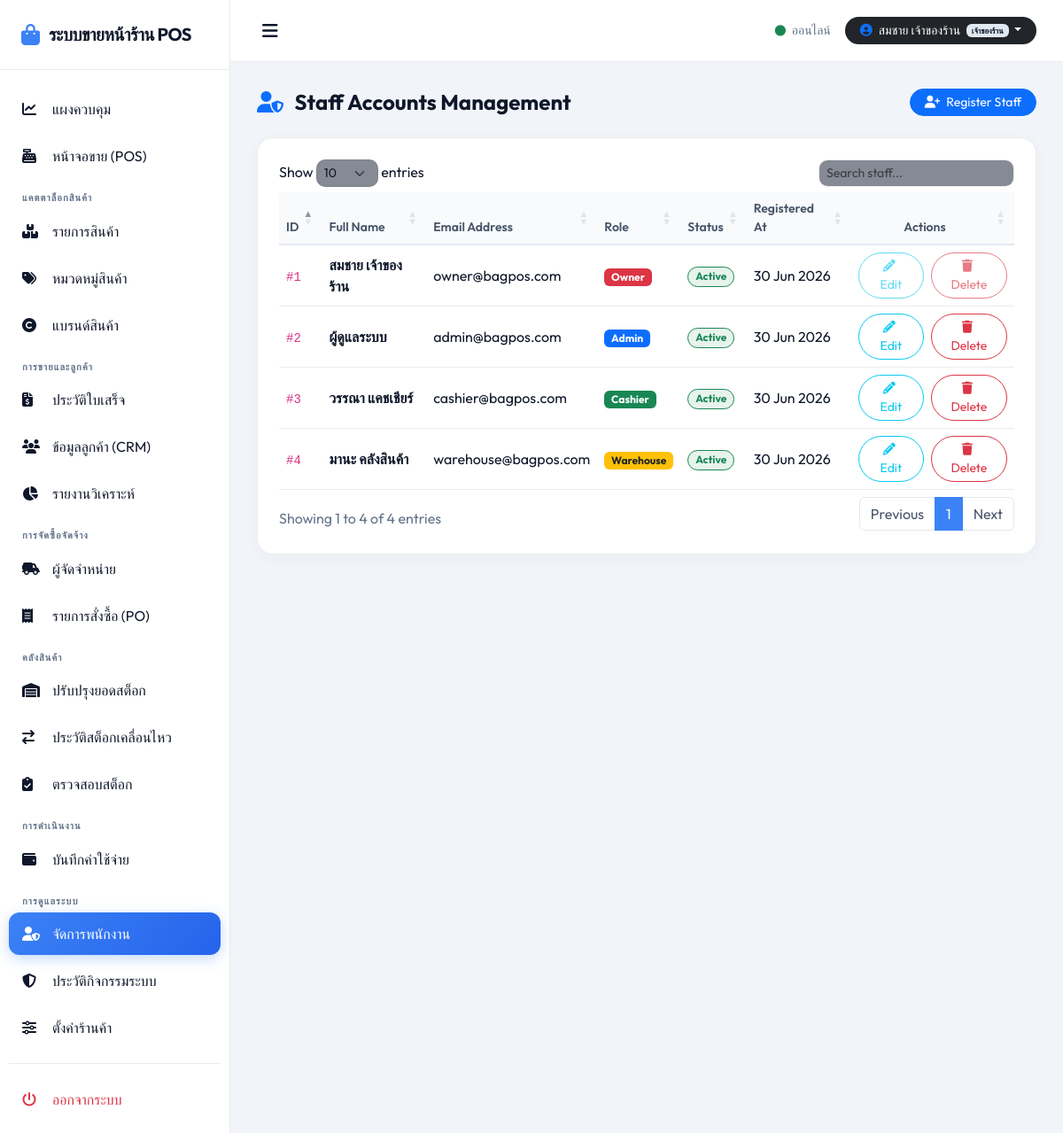
The app's page /users (signed in) with its own data.
### tables this page shows
CREATE TABLE `users` (
    `id` INT AUTO_INCREMENT PRIMARY KEY,
    `name` VARCHAR(100) NOT NULL,
    `email` VARCHAR(100) NOT NULL UNIQUE,
    `password` VARCHAR(255) NOT NULL,
    `role_id` INT NOT NULL,
    `status` ENUM('Active', 'Inactive') DEFAULT 'Active',
    `remember_token` VARCHAR(100) NULL,
    `created_at` TIMESTAMP DEFAULT CURRENT_TIMESTAMP,
    `updated_at` TIMESTAMP DEFAULT CURRENT_TIMESTAMP ON UPDATE CURRENT_TIMESTAMP,
    FOREIGN KEY (`role_id`) REFERENCES `roles` (`id`)
);

CREATE TABLE `roles` (
    `id` INT AUTO_INCREMENT PRIMARY KEY,
    `name` VARCHAR(50) NOT NULL UNIQUE,
    `description` VARCHAR(255) NULL,
    `created_at` TIMESTAMP DEFAULT CURRENT_TIMESTAMP
);

### app/Core/Controller.php (called while the page is built, shortened)
<?php
class Controller {
    protected function view(string $view, array $params = [], string $layout = 'main'): void {
        $response = new Response();
        $response->renderView($view, $params, $layout);
    }
}

### app/Controllers/UserController.php (called while the page is built, shortened)
<?php
class UserController extends Controller {
    protected UserService $userService;
    public function __construct() {
        $this->userService = new UserService();
    }
    public function index(Request $request, Response $response): void {
        $users = $this->userService->getUsers();
        $roles = $this->userService->getRoles();
        $this->view('users/index', [
            'users' => $users,
            'roles' => $roles
        ]);
    }
}

### public/index.php (called while the page is built, shortened)
<?php
$request = new Request();
$response = new Response();
$router = new Router($request, $response);
$auth = App\Middleware\AuthMiddleware::class;
$csrf = App\Middleware\CsrfMiddleware::class;
$router->get('/login', [App\Controllers\AuthController::class, 'loginView']);
$router->post('/login', [App\Controllers\AuthController::class, 'login']);
$router->get('/logout', [App\Controllers\AuthController::class, 'logout']);
$router->get('/', [App\Controllers\DashboardController::class, 'index'], [$auth]);
$router->get('/api/dashboard/stats', [App\Controllers\DashboardController::class, 'getStats'], [$auth]);
$router->get('/categories', [App\Controllers\CategoryController::class, 'index'], [$auth]);
$router->post('/categories/create', [App\Controllers\CategoryController::class, 'create'], [$auth, $csrf]);
$router->post('/categories/update/{id}', [App\Controllers\CategoryController::class, 'update'], [$auth, $csrf]);
$router->post('/categories/delete/{id}', [App\Controllers\CategoryController::class, 'delete'], [$auth, $csrf]);
$router->get('/brands', [App\Controllers\BrandController::class, 'index'], [$auth]);
$router->post('/brands/create', [App\Controllers\BrandController::class, 'create'], [$auth, $csrf]);
$router->post('/brands/update/{id}', [App\Controllers\BrandController::class, 'update'], [$auth, $csrf]);
$router->post('/brands/delete/{id}', [App\Controllers\BrandController::class, 'delete'], [$auth, $csrf]);
$router->get('/products', [App\Controllers\ProductController::class, 'index'], [$auth]);
$router->get('/products/create', [App\Controllers\ProductController::class, 'createView'], [$auth]);
$router->post('/products/create', [App\Controllers\ProductController::class, 'create'], [$auth, $csrf]);
$router->get('/products/edit/{id}', [App\Controllers\ProductController::class, 'editView'], [$auth]);
$router->post('/products/update/{id}', [App\Controllers\ProductController::class, 'update'], [$auth, $csrf]);
$router->post('/products/delete/{id}', [App\Controllers\ProductController::class, 'delete'], [$auth, $csrf]);
$router->get('/api/products/search', [App\Controllers\ProductController::class, 'search'], [$auth]);
$router->get('/api/products/barcode/{barcode}', [App\Controllers\ProductController::class, 'getByBarcode'], [$auth]);
$router->get('/suppliers', [App\Controllers\SupplierController::class, 'index'], [$auth]);
$router->post('/suppliers/create', [App\Controllers\SupplierController::class, 'create'], [$auth, $csrf]);
$router->post('/suppliers/update/{id}', [App\Controllers\SupplierController::class, 'update'], [$auth, $csrf]);
$router->post('/suppliers/delete/{id}', [App\Controllers\SupplierController::class, 'delete'], [$auth, $csrf]);
$router->get('/suppliers/{id}/history', [App\Controllers\SupplierController::class, 'history'], [$auth]);
$router->get('/customers', [App\Controllers\CustomerController::class, 'index'], [$auth]);
$router->post('/customers/create', [App\Controllers\CustomerController::class, 'create'], [$auth, $csrf]);
$router->post('/customers/update/{id}', [App\Controllers\CustomerController::class, 'update'], [$auth, $csrf]);
$router->post('/customers/delete/{id}', [App\Controllers\CustomerController::class, 'delete'], [$auth, $csrf]);
$router->get('/api/customers/search', [App\Controllers\CustomerController::class, 'search'], [$auth]);
$router->get('/purchases', [App\Controllers\PurchaseController::class, 'index'], [$auth]);
$router->get('/purchases/create', [App\Controllers\PurchaseController::class, 'createView'], [$auth]);
$router->post('/purchases/store', [App\Controllers\PurchaseController::class, 'store'], [$auth, $csrf]);
$router->get('/purchases/view/{id}', [App\Controllers\PurchaseController::class, 'viewPurchase'], [$auth]);
$router->post('/purchases/pay/{id}', [App\Controllers\PurchaseController::class, 'addPayment'], [$auth, $csrf]);
$router->post('/purchases/status/{id}', [App\Controllers\PurchaseController::class, 'updateStatus'], [$auth, $csrf]);
$router->get('/inventory', [App\Controllers\InventoryController::class, 'index'], [$auth]);
$router->post('/inventory/adjust', [App\Controllers\InventoryController::class, 'adjust'], [$auth, $csrf]);
$router->get('/inventory/movements', [App\Controllers\InventoryController::class, 'movement'], [$auth]);
$router->get('/inventory/audit', [App\Controllers\InventoryController::class, 'audit'], [$auth]);
$router->get('/pos', [App\Controllers\PosController::class, 'index'], [$auth]);
$router->post('/pos/checkout', [App\Controllers\PosController::class, 'checkout'], [$auth, $csrf]);
$router->get('/pos/receipt/{id}', [App\Controllers\PosController::class, 'receipt'], [$auth]);
$router->post('/pos/hold', [App\Controllers\PosController::class, 'holdSale'], [$auth, $csrf]);
$router->get('/pos/held', [App\Controllers\PosController::class, 'listHeldSales'], [$auth]);
$router->post('/pos/resume', [App\Controllers\PosController::class, 'resumeSale'], [$auth, $csrf]);
$router->get('/sales', [App\Controllers\SalesController::class, 'index'], [$auth]);
$router->get('/sales/view/{id}', [App\Controllers\SalesController::class, 'viewInvoice'], [$auth]);
$router->post('/sales/refund/{id}', [App\Controllers\SalesController::class, 'refund'], [$auth, $csrf]);
$router->get('/reports', [App\Controllers\ReportController::class, 'index'], [$auth]);
$router->get('/expenses', [App\Controllers\ExpenseController::class, 'index'], [$auth]);
$router->post('/expenses/create', [App\Controllers\ExpenseController::class, 'create'], [$auth, $csrf]);
$router->post('/expenses/delete/{id}', [App\Controllers\ExpenseController::class, 'delete'], [$auth, $csrf]);
$router->get('/users', [App\Controllers\UserController::class, 'index'], [$auth]);
$router->post('/users/create', [App\Controllers\UserController::class, 'create'], [$auth, $csrf]);
$router->post('/users/update/{id}', [App\Controllers\UserController::class, 'update'], [$auth, $csrf]);
$router->post('/users/delete/{id}', [App\Controllers\UserController::class, 'delete'], [$auth, $csrf]);
$router->get('/users/logs', [App\Controllers\UserController::class, 'logs'], [$auth]);
$router->get('/settings', [App\Controllers\SettingsController::class, 'index'], [$auth]);
$router->post('/settings/update', [App\Controllers\SettingsController::class, 'update'], [$auth, $csrf]);
$router->resolve();

### app/Core/Database.php (called while the page is built, shortened)
<?php
class Database {
    private static ?PDO $instance = null;
    public static function getConnection(): PDO {
        if (self::$instance === null) {
            $host = $_ENV['DB_HOST'] ?? 'db';
            $port = $_ENV['DB_PORT'] ?? '3306';
            $db   = $_ENV['DB_DATABASE'] ?? 'bag_pos';
            $user = $_ENV['DB_USERNAME'] ?? 'root';
            $pass = $_ENV['DB_PASSWORD'] ?? 'root';
            $charset = 'utf8mb4';
            $dsn = "mysql:host={$host};port={$port};dbname={$db};charset={$charset}";
            $options = [
                PDO::ATTR_ERRMODE            => PDO::ERRMODE_EXCEPTION,
                PDO::ATTR_DEFAULT_FETCH_MODE => PDO::FETCH_ASSOC,
                PDO::ATTR_EMULATE_PREPARES   => false,
            ];
            try {
                self::$instance = new PDO($dsn, $user, $pass, $options);
            } catch (PDOException $e) {
                throw new Exception("Database Connection Error: " . $e->getMessage());
            }
        }
        return self::$instance;
    }
}

### app/Services/UserService.php (called while the page is built, shortened)
<?php
class UserService {
    protected UserRepository $userRepo;
    public function __construct() {
        $this->userRepo = new UserRepository();
    }
    public function getUsers(): array {
        return $this->userRepo->all();
    }
}

### app/Repositories/UserRepository.php (called while the page is built, shortened)
<?php
class UserRepository {
    protected PDO $db;
    public function __construct() {
        $this->db = Database::getConnection();
    }
    public function all(): array {
        $stmt = $this->db->query("SELECT u.*, r.name as role_name
                                  FROM users u
                                  JOIN roles r ON u.role_id = r.id
                                  ORDER BY u.id ASC");
        return $stmt->fetchAll();
    }
}

### views/users/index.php (the view, shortened to what this page needs)
<div class="d-flex justify-content-between align-items-center mb-4">
    <h4 class="fw-bold m-0"><i class="fa-solid fa-user-shield text-primary me-2"></i> Staff Accounts Management</h4>
    <button class="btn btn-primary btn-sm rounded-pill px-3" data-bs-toggle="modal" data-bs-target="#createModal">
        <i class="fa-solid fa-user-plus me-1"></i> Register Staff
    </button>
</div>
<div class="glass-panel">
    <div class="table-responsive">
        <table class="table align-middle w-100" id="usersTable">
            <thead>
                <tr class="text-secondary small border-secondary">
                    <th>ID</th>
                    <th>Full Name</th>
                    <th>Email Address</th>
                    <th>Role</th>
                    <th>Status</th>
                    <th>Registered At</th>
                    <th style="width: 150px;" class="text-center">Actions</th>
                </tr>
            </thead>
            <tbody>
                <?php foreach ($users as $user): ?>
                    <tr class="border-secondary text-light">
                        <td><code>#<?= $user['id'] ?></code></td>
                        <td class="fw-bold"><?= htmlspecialchars($user['name']) ?></td>
                        <td><?= htmlspecialchars($user['email']) ?></td>
                        <td>
                            <?php
                            $badge = 'bg-secondary';
                            if ($user['role_name'] === 'Owner') $badge = 'bg-danger';
                            if ($user['role_name'] === 'Admin') $badge = 'bg-primary';
                            if ($user['role_name'] === 'Cashier') $badge = 'bg-success';
                            if ($user['role_name'] === 'Warehouse') $badge = 'bg-warning text-dark';
                            ?>
                            <span class="badge <?= $badge ?>"><?= $user['role_name'] ?></span>
                        </td>
                        <td>
                            <?php if ($user['status'] === 'Active'): ?>
                                <span class="badge bg-success bg-opacity-10 text-success border border-success rounded-pill px-2">Active</span>
                            <?php else: ?>
                                <span class="badge bg-danger bg-opacity-10 text-danger border border-danger rounded-pill px-2">Inactive</span>
                            <?php endif; ?>
                        </td>
                        <td><?= date('d M Y', strtotime($user['created_at'])) ?></td>
                        <td>
                            <div class="d-flex justify-content-center gap-2">
                                <button class="btn btn-outline-info btn-sm rounded-pill px-3 edit-btn"
                                        data-id="<?= $user['id'] ?>"
                                        data-name="<?= htmlspecialchars($user['name']) ?>"
                                        data-email="<?= htmlspecialchars($user['email']) ?>"
                                        data-role="<?= $user['role_id'] ?>"
                                        data-status="<?= $user['status'] ?>"
                                        <?= ($user['id'] === 1) ? 'disabled' : '' ?>>
                                    <i class="fa-solid fa-pencil me-1"></i> Edit
                                </button>
                                <button class="btn btn-outline-danger btn-sm rounded-pill px-3 delete-btn" data-id="<?= $user['id'] ?>" <?= ($user['id'] === 1) ? 'disabled' : '' ?>>
                                    <i class="fa-solid fa-trash me-1"></i> Delete
                                </button>
                            </div>
                        </td>
                    </tr>
                <?php endforeach; ?>
            </tbody>
        </table>
    </div>
</div>

### public/assets/css/style.css (style rules this page uses)
.glass-panel { animation: fadeIn 0.3s cubic-bezier(0.4, 0, 0.2, 1) forwards; background: var(--bg-secondary) !important; border: 1px solid var(--border-color) !important; box-shadow: 0 4px 18px rgba(15, 23, 42, 0.03) !important; color: var(--text-main) !important; }
.btn, .nav-item-custom, .product-card-custom, .pay-mode-btn { transition: all 0.2s cubic-bezier(0.4, 0, 0.2, 1); }
table.dataTable thead th { background-color: #f8fafc !important; color: #475569 !important; font-weight: 600 !important; border-bottom: 2px solid #e2e8f0 !important; }
.text-light { color: var(--text-main) !important; }
.table.text-light, table.dataTable tr.text-light, .text-light-override, tr.text-light td { color: var(--text-main) !important; }
.border-secondary { border-color: var(--border-color) !important; }
h1, h2, h3, h4, h5, h6, th, td, label { color: var(--text-main); }
.text-secondary { color: var(--text-muted) !important; }

### views/layouts/main.php (style rules this page uses)
:root { --bg-primary: #f1f5f9; --bg-secondary: #ffffff; --bg-tertiary: #e2e8f0; --text-main: #0f172a; --text-muted: #64748b; --accent-color: #3b82f6; --accent-hover: #2563eb; --border-color: rgba(15, 23, 42, 0.08); --sidebar-width: 260px; }
body { font-family: 'Outfit', sans-serif; background-color: var(--bg-primary); color: var(--text-main); min-height: 100vh; overflow-x: hidden; }
.glass-panel { background: var(--bg-secondary); border: 1px solid var(--border-color); border-radius: 18px; padding: 24px; box-shadow: 0 4px 20px rgba(15, 23, 42, 0.03); margin-bottom: 24px; }
table.dataTable { background-color: transparent !important; border-color: var(--border-color) !important; }

### records on screen
users: id "1", name "สมชาย เจ้าของร้าน", email "owner@bagpos.com", role.name "Owner", status "Active", created_at "30 Jun 2026"
users: id "2", name "ผู้ดูแลระบบ", email "admin@bagpos.com", role.name "Admin", status "Active", created_at "30 Jun 2026"
users: id "3", name "วรรณา แคชเชียร์", email "cashier@bagpos.com", role.name "Cashier", status "Active", created_at "30 Jun 2026"
users: id "4", name "มานะ คลังสินค้า", email "warehouse@bagpos.com", role.name "Warehouse", status "Active", created_at "30 Jun 2026"

### other values on screen
$thaiRole "เจ้าของร้าน"
